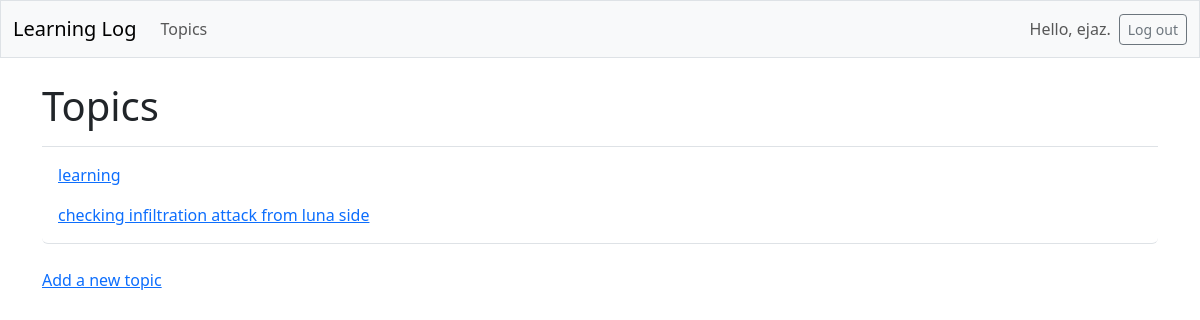
Page /topics (signed in) on the committed database.
### Learning_logs/models.py (models this page shows, shortened)
class topic_ofinterest(models.Model):
    text=models.CharField(max_length=200)
    date_modified=models.DateTimeField(auto_now_add=True)
    owner=models.ForeignKey(User, on_delete=models.CASCADE) #So user own their data.

### Learning_logs/views.py (the view)
# urls.py: path('topics',views.topics,name='topics'),
@login_required # TO make it work add login_url in settings
def topics(request):
    topics = topic_ofinterest.objects.filter(owner=request.user).order_by('date_modified') #to restrict each topic to individual user
    context = {'topics': topics} # A context is a dictionary in which
    return render(request, 'Learning_logs/topics.html', context)

### Learning_logs/templates/Learning_logs/topics.html
{%extends 'Learning_logs/base.html'%}
{% block page_header %}
    <h1>Topics</h1>
{% endblock page_header %}
{%block content%}
<ul class="list-group border-bottom pb-2 mb-4">
    {% for topic in topics%}
    <li class="list-group-item border-0">
        <a href="{% url 'Learning_logs:topic' topic.id %}">
          {{ topic.text }}</a>
      </li>
    {% empty %}
    <li class="list-group-item border-0">No topics have been added yet.</li>
    {%endfor%}
</ul>
<a href="{% url 'Learning_logs:new_topic' %}">Add a new topic</a>
{%endblock content%}

### Learning_logs/templates/Learning_logs/base.html (shortened to what this page needs)
<!doctype html>
<html lang="en">
<head>
    {% load django_bootstrap5 %}
    {% bootstrap_css %}
</head>
<body>
    <nav class="navbar navbar-expand-md navbar-light bg-light mb-4 border">
        <div class="container-fluid">
            <a class="navbar-brand" href="{% url 'Learning_logs:indexx' %}">
                Learning Log</a>
            <div class="collapse navbar-collapse" id="navbarCollapse">
                <ul class="navbar-nav me-auto mb-2 mb-md-0">
                    <li class="nav-item">
                        <a class="nav-link" href="{% url 'Learning_logs:topics' %}">
                            Topics</a>
                    </li>
                </ul>
                    <ul class="navbar-nav ms-auto mb-2 mb-md-0">
                        {% if user.is_authenticated %}
                        <li class="nav-item">
                            <span class="navbar-text me-2">Hello, {{ user.username }}.
                            </span></li>
                    {% endif %}
                    </ul>
                    {% if user.is_authenticated %}
                    <form action="{% url 'accounts:logout' %}" method='post'>
                        <button name='submit' class='btn btn-outline-secondary btn-sm'>
                        Log out</button>
                    </form>
                {% endif %}
            </div>
        </div>
    </nav>
    <main class="container">
        <div class="pb-2 mb-2 border-bottom">
             {% block page_header %}{% endblock page_header %}
        </div>
        <div>
            {% block content %}{% endblock content %}
        </div>
</main>
</body>
</html>

### rows in the picture
topic_ofinterest: text "learning"
topic_ofinterest: text "checking infiltration attack from luna side"

### other values in the picture
{{ user.username }} "ejaz"
